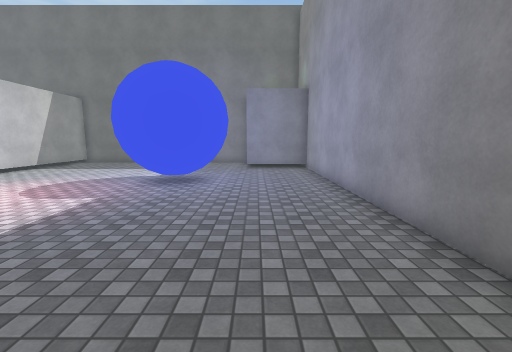
[1] (above)

12 first-person views from a walk through a scene from a Unity 3-D project. The camera is 1.5 m above the floor, tilts 8° down and sees 90° across. The floor is counted in squares, 1 m on a side. Each view is taken from the middle of a square. On the plan, view 1 faces up. The plan holds only what a view shows up to about 13 squares ahead; the rest is blank. The place goes on beyond the plan. Surface patterns are stand-ins for the level's own textures.

[2]
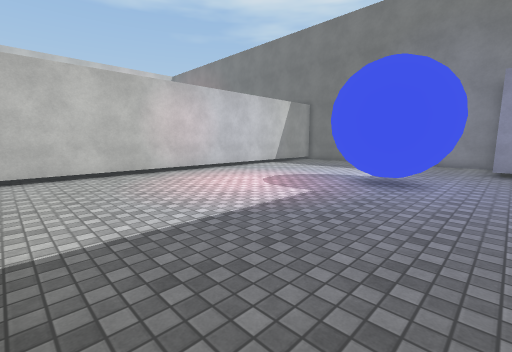

[3]
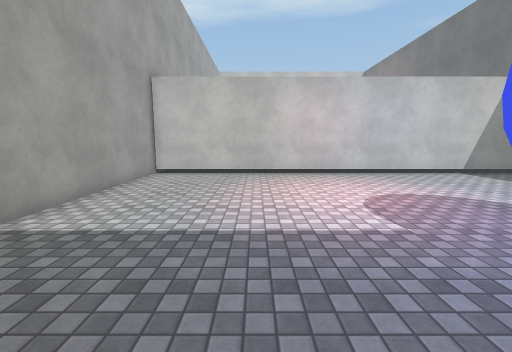

[4]
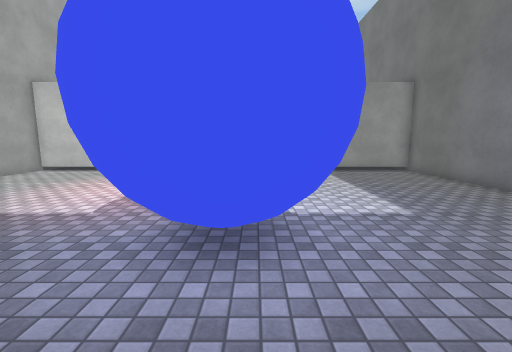

[5]
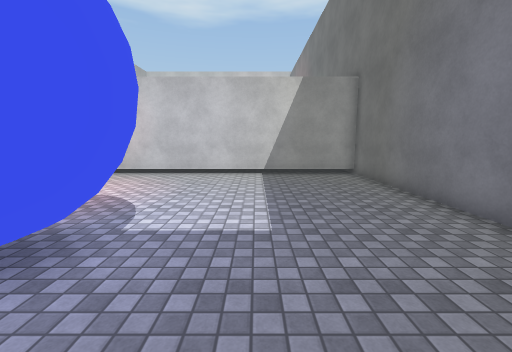

[6]
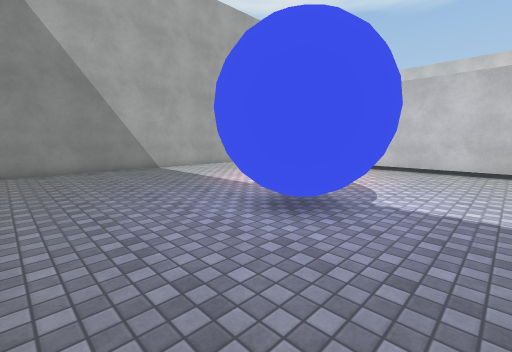

[7]
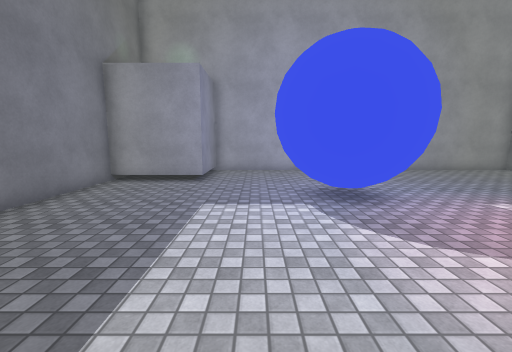

[8]
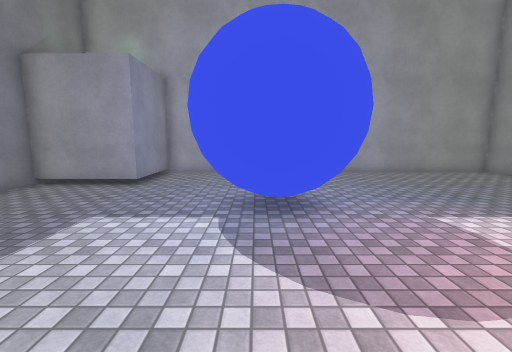

[9]
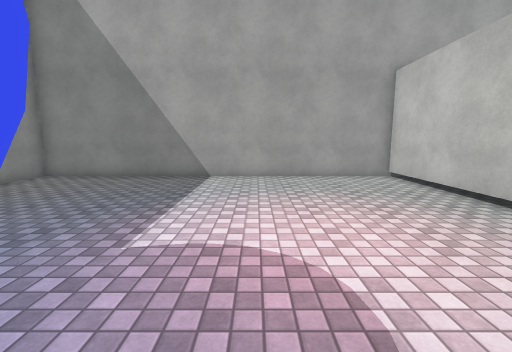

[10]
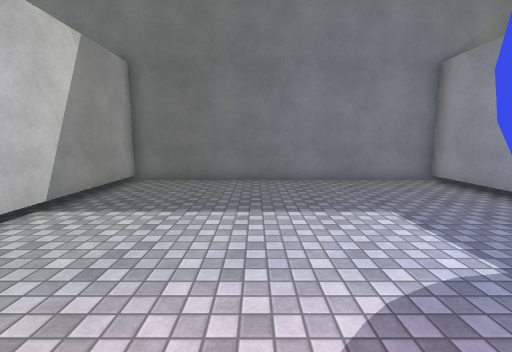

[11]
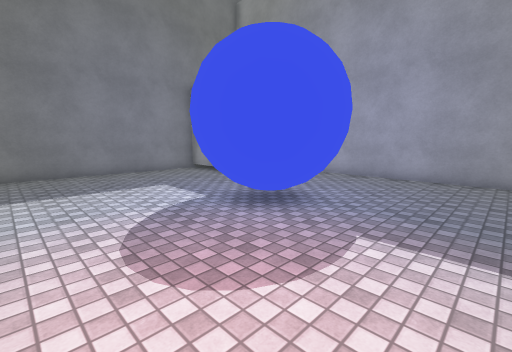

[12]
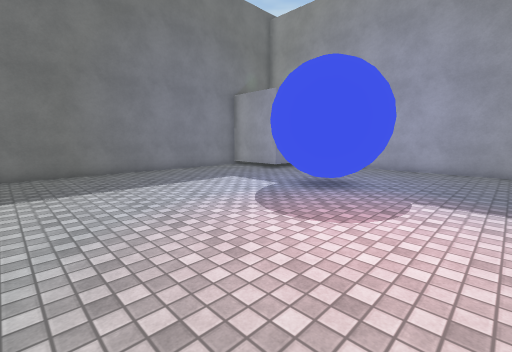

### Floor plan
Key: @ floor where view 1 was taken; # wall or solid block; . floor; O other object.
Columns run from 12 left of view 1 to 3 right of it. Each row starts with its distance up from view 1.
 18 #############
 17 #...........#
 16 #...........#
 15 #...........#
 14 #...........####
 13 #..............#
 12 #..............#
 11 #.......OOO....#
 10 #......OOOOO...#
  9 #......OOOOO...#
  8 #.......OOO....#
  7 #..............#
  6 #..............#
  5 #..............#
  4 #..............#
  3 #..............#
  2 #..............#
  1 #..............#
  0 #...........@..#
 -1 ################

Where each view was taken, in squares from view 1:
view 1: 0 up, 0 right, facing up
view 2: 0 up, 0 right, facing up-left
view 3: 4 up, 0 right, facing left
view 4: 10 up, 1 right, facing left
view 5: 13 up, 0 right, facing left
view 6: 13 up, 2 right, facing down-left
view 7: 12 up, 10 left, facing right
view 8: 10 up, 9 left, facing right
view 9: 10 up, 6 left, facing down
view 10: 8 up, 7 left, facing up
view 11: 5 up, 8 left, facing up-right
view 12: 5 up, 11 left, facing up-right
